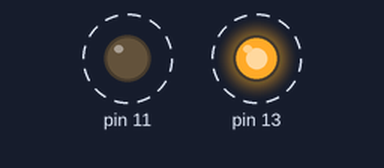
This program was run on a simulated Raspberry Pi (header pin numbers). Parts: output pins drawn as LEDs (lit = HIGH). Dashed ring = blinking. At 55.0 s the program stops and its outputs stay as they are.

Above: at 0.5 s.
Timing chart, 0 to 3.0 s (numbered marks = the images above):
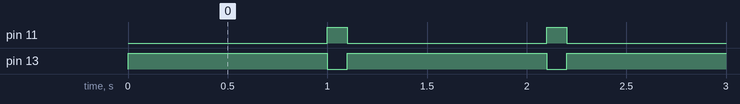

The program:

led.py
```python
import RPi.GPIO as GPIO
import time
GPIO.setmode(GPIO.BOARD)
GPIO.setup(11, GPIO.OUT)
GPIO.setup(13, GPIO.OUT)
for i in range(50):
    GPIO.output(13, True)
    GPIO.output(11, False)
    time.sleep(1)
    GPIO.output(13, False)
    GPIO.output(11, True)
    time.sleep(0.1)
GPIO.cleanup()
```

Measured:
- by itself, pin 11: alternates HIGH for 0.10 s and LOW for 1.0 s
- by itself, pin 13: alternates HIGH for 1.0 s and LOW for 0.10 s
